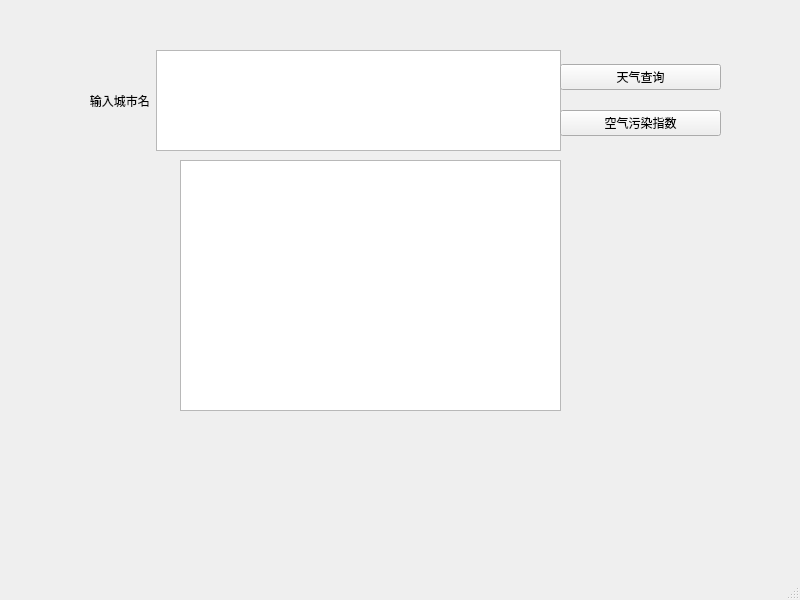
<?xml version="1.0" encoding="UTF-8"?>
<ui version="4.0">
 <class>MainWindow</class>
 <widget class="QMainWindow" name="MainWindow">
  <property name="geometry">
   <rect>
    <x>0</x>
    <y>0</y>
    <width>800</width>
    <height>600</height>
   </rect>
  </property>
  <property name="windowTitle">
   <string>MainWindow</string>
  </property>
  <widget class="QWidget" name="centralwidget">
   <widget class="QWidget" name="horizontalLayoutWidget">
    <property name="geometry">
     <rect>
      <x>80</x>
      <y>50</y>
      <width>481</width>
      <height>101</height>
     </rect>
    </property>
    <layout class="QHBoxLayout" name="horizontalLayout">
     <item>
      <widget class="QLabel" name="label">
       <property name="text">
        <string>   输入城市名</string>
       </property>
      </widget>
     </item>
     <item>
      <widget class="QTextEdit" name="inputcity"/>
     </item>
    </layout>
   </widget>
   <widget class="QWidget" name="verticalLayoutWidget">
    <property name="geometry">
     <rect>
      <x>560</x>
      <y>50</y>
      <width>161</width>
      <height>101</height>
     </rect>
    </property>
    <layout class="QVBoxLayout" name="verticalLayout">
     <item>
      <widget class="QPushButton" name="wthwerbton">
       <property name="text">
        <string>天气查询</string>
       </property>
      </widget>
     </item>
     <item>
      <widget class="QPushButton" name="arplutionbton">
       <property name="text">
        <string>空气污染指数</string>
       </property>
      </widget>
     </item>
    </layout>
   </widget>
   <widget class="QTextEdit" name="textEdit">
    <property name="geometry">
     <rect>
      <x>180</x>
      <y>160</y>
      <width>381</width>
      <height>251</height>
     </rect>
    </property>
   </widget>
  </widget>
  <widget class="QMenuBar" name="menubar">
   <property name="geometry">
    <rect>
     <x>0</x>
     <y>0</y>
     <width>800</width>
     <height>26</height>
    </rect>
   </property>
  </widget>
  <widget class="QStatusBar" name="statusbar"/>
 </widget>
 <resources/>
 <connections/>
</ui>
